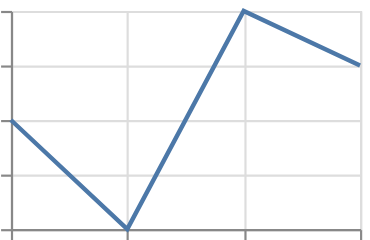

Write a Vega-Lite specification for this figure.
### Vega-Lite specification from a JSON file in a GitHub repository (floating-point values rounded to 4 significant figures)
{"$schema": "https://vega.github.io/schema/vega-lite/v6.json", "padding": 5, "autosize": "none", "data": {"values": [{"c": "A", "x": 1, "y": 2, "s": 3, "t": "2024-01-01"}, {"c": "B", "x": 2, "y": null, "s": 5, "t": "2024-02-01"}, {"c": "C", "x": 3, "y": 4, "s": null, "t": "2024-03-01"}, {"c": "D", "x": 4, "y": 3, "s": 7, "t": "2024-04-01"}]}, "width": 160, "height": 100, "mark": {"type": "line", "invalid": null}, "encoding": {"x": {"field": "x", "type": "quantitative"}, "y": {"field": "y", "type": "quantitative"}}}
